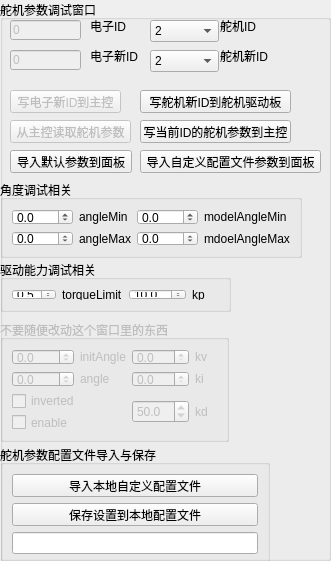
   <widget class="QGroupBox" name="groupBox_5">
    <property name="geometry">
     <rect>
      <x>490</x>
      <y>130</y>
      <width>331</width>
      <height>561</height>
     </rect>
    </property>
    <property name="title">
     <string>舵机参数调试窗口</string>
    </property>
    <widget class="QLabel" name="label_14">
     <property name="geometry">
      <rect>
       <x>90</x>
       <y>20</y>
       <width>54</width>
       <height>12</height>
      </rect>
     </property>
     <property name="text">
      <string>电子ID</string>
     </property>
    </widget>
    <widget class="QComboBox" name="jointIdCb">
     <property name="geometry">
      <rect>
       <x>150</x>
       <y>20</y>
       <width>69</width>
       <height>22</height>
      </rect>
     </property>
     <property name="currentText">
      <string>2</string>
     </property>
     <property name="currentIndex">
      <number>1</number>
     </property>
     <property name="modelColumn">
      <number>0</number>
     </property>
     <item>
      <property name="text">
       <string>0</string>
      </property>
     </item>
     <item>
      <property name="text">
       <string>2</string>
      </property>
     </item>
     <item>
      <property name="text">
       <string>4</string>
      </property>
     </item>
     <item>
      <property name="text">
       <string>6</string>
      </property>
     </item>
     <item>
      <property name="text">
       <string>8</string>
      </property>
     </item>
     <item>
      <property name="text">
       <string>10</string>
      </property>
     </item>
     <item>
      <property name="text">
       <string>12</string>
      </property>
     </item>
    </widget>
    <widget class="QLineEdit" name="writeElectronBotIdEdit">
     <property name="enabled">
      <bool>false</bool>
     </property>
     <property name="geometry">
      <rect>
       <x>10</x>
       <y>50</y>
       <width>71</width>
       <height>20</height>
      </rect>
     </property>
     <property name="text">
      <string>0</string>
     </property>
    </widget>
    <widget class="QPushButton" name="writeJointStatus">
     <property name="geometry">
      <rect>
       <x>140</x>
       <y>120</y>
       <width>151</width>
       <height>23</height>
      </rect>
     </property>
     <property name="text">
      <string>写当前ID的舵机参数到主控</string>
     </property>
    </widget>
    <widget class="QPushButton" name="writeJointIdBt">
     <property name="geometry">
      <rect>
       <x>140</x>
       <y>90</y>
       <width>151</width>
       <height>23</height>
      </rect>
     </property>
     <property name="text">
      <string>写舵机新ID到舵机驱动板</string>
     </property>
    </widget>
    <widget class="QLineEdit" name="ElectronBotIdEdit">
     <property name="enabled">
      <bool>false</bool>
     </property>
     <property name="geometry">
      <rect>
       <x>10</x>
       <y>20</y>
       <width>71</width>
       <height>20</height>
      </rect>
     </property>
     <property name="inputMask">
      <string/>
     </property>
     <property name="text">
      <string>0</string>
     </property>
    </widget>
    <widget class="QPushButton" name="writeElectronBotIdBt">
     <property name="enabled">
      <bool>false</bool>
     </property>
     <property name="geometry">
      <rect>
       <x>10</x>
       <y>90</y>
       <width>111</width>
       <height>23</height>
      </rect>
     </property>
     <property name="text">
      <string>写电子新ID到主控</string>
     </property>
    </widget>
    <widget class="QLabel" name="label">
     <property name="geometry">
      <rect>
       <x>220</x>
       <y>20</y>
       <width>54</width>
       <height>12</height>
      </rect>
     </property>
     <property name="text">
      <string>舵机ID</string>
     </property>
    </widget>
    <widget class="QComboBox" name="writeJointIdCb">
     <property name="geometry">
      <rect>
       <x>150</x>
       <y>50</y>
       <width>69</width>
       <height>22</height>
      </rect>
     </property>
     <item>
      <property name="text">
       <string>2</string>
      </property>
     </item>
     <item>
      <property name="text">
       <string>4</string>
      </property>
     </item>
     <item>
      <property name="text">
       <string>6</string>
      </property>
     </item>
     <item>
      <property name="text">
       <string>8</string>
      </property>
     </item>
     <item>
      <property name="text">
       <string>10</string>
      </property>
     </item>
     <item>
      <property name="text">
       <string>12</string>
      </property>
     </item>
    </widget>
    <widget class="QGroupBox" name="groupBox_9">
     <property name="enabled">
      <bool>false</bool>
     </property>
     <property name="geometry">
      <rect>
       <x>0</x>
       <y>320</y>
       <width>229</width>
       <height>122</height>
      </rect>
     </property>
     <property name="title">
      <string>不要随便改动这个窗口里的东西</string>
     </property>
     <layout class="QGridLayout" name="gridLayout_4">
      <item row="0" column="0">
       <widget class="QDoubleSpinBox" name="initAngleDsb">
        <property name="decimals">
         <number>1</number>
        </property>
        <property name="minimum">
         <double>-180.000000000000000</double>
        </property>
        <property name="maximum">
         <double>180.000000000000000</double>
        </property>
        <property name="singleStep">
         <double>1.000000000000000</double>
        </property>
        <property name="value">
         <double>0.000000000000000</double>
        </property>
       </widget>
      </item>
      <item row="0" column="1">
       <widget class="QLabel" name="label_8">
        <property name="text">
         <string>initAngle</string>
        </property>
       </widget>
      </item>
      <item row="0" column="2">
       <widget class="QDoubleSpinBox" name="kvDsb">
        <property name="decimals">
         <number>1</number>
        </property>
        <property name="maximum">
         <double>100.000000000000000</double>
        </property>
        <property name="singleStep">
         <double>1.000000000000000</double>
        </property>
        <property name="value">
         <double>0.000000000000000</double>
        </property>
       </widget>
      </item>
      <item row="0" column="3">
       <widget class="QLabel" name="label_12">
        <property name="text">
         <string>kv</string>
        </property>
       </widget>
      </item>
      <item row="1" column="0">
       <widget class="QDoubleSpinBox" name="angleDsb">
        <property name="decimals">
         <number>1</number>
        </property>
        <property name="minimum">
         <double>-180.000000000000000</double>
        </property>
        <property name="maximum">
         <double>180.000000000000000</double>
        </property>
        <property name="singleStep">
         <double>1.000000000000000</double>
        </property>
        <property name="value">
         <double>0.000000000000000</double>
        </property>
       </widget>
      </item>
      <item row="1" column="1">
       <widget class="QLabel" name="label_9">
        <property name="text">
         <string>angle</string>
        </property>
       </widget>
      </item>
      <item row="1" column="2">
       <widget class="QDoubleSpinBox" name="kiDsb">
        <property name="decimals">
         <number>1</number>
        </property>
        <property name="maximum">
         <double>100.000000000000000</double>
        </property>
        <property name="singleStep">
         <double>1.000000000000000</double>
        </property>
        <property name="value">
         <double>0.000000000000000</double>
        </property>
       </widget>
      </item>
      <item row="1" column="3">
       <widget class="QLabel" name="label_11">
        <property name="text">
         <string>ki</string>
        </property>
       </widget>
      </item>
      <item row="2" column="2" rowspan="2">
       <widget class="QDoubleSpinBox" name="kdDsb">
        <property name="decimals">
         <number>1</number>
        </property>
        <property name="maximum">
         <double>100.000000000000000</double>
        </property>
        <property name="singleStep">
         <double>1.000000000000000</double>
        </property>
        <property name="value">
         <double>50.000000000000000</double>
        </property>
       </widget>
      </item>
      <item row="2" column="3" rowspan="2">
       <widget class="QLabel" name="label_13">
        <property name="text">
         <string>kd</string>
        </property>
       </widget>
      </item>
      <item row="3" column="0">
       <widget class="QCheckBox" name="enableCb">
        <property name="text">
         <string>enable</string>
        </property>
       </widget>
      </item>
      <item row="2" column="0" colspan="2">
       <widget class="QCheckBox" name="invertedCb">
        <property name="text">
         <string>inverted</string>
        </property>
        <property name="checkable">
         <bool>true</bool>
        </property>
        <property name="checked">
         <bool>false</bool>
        </property>
        <property name="tristate">
         <bool>false</bool>
        </property>
       </widget>
      </item>
     </layout>
    </widget>
    <widget class="QGroupBox" name="groupBox_12">
     <property name="geometry">
      <rect>
       <x>0</x>
       <y>180</y>
       <width>302</width>
       <height>78</height>
      </rect>
     </property>
     <property name="title">
      <string>角度调试相关</string>
     </property>
     <layout class="QGridLayout" name="gridLayout">
      <item row="0" column="0">
       <widget class="QDoubleSpinBox" name="angleMinDsb">
        <property name="decimals">
         <number>1</number>
        </property>
        <property name="minimum">
         <double>-180.000000000000000</double>
        </property>
        <property name="maximum">
         <double>180.000000000000000</double>
        </property>
        <property name="singleStep">
         <double>1.000000000000000</double>
        </property>
        <property name="value">
         <double>0.000000000000000</double>
        </property>
       </widget>
      </item>
      <item row="0" column="1">
       <widget class="QLabel" name="label_3">
        <property name="text">
         <string>angleMin</string>
        </property>
       </widget>
      </item>
      <item row="0" column="2">
       <widget class="QDoubleSpinBox" name="modelAngleMinDsb">
        <property name="decimals">
         <number>1</number>
        </property>
        <property name="minimum">
         <double>-180.000000000000000</double>
        </property>
        <property name="maximum">
         <double>180.000000000000000</double>
        </property>
        <property name="singleStep">
         <double>1.000000000000000</double>
        </property>
        <property name="value">
         <double>0.000000000000000</double>
        </property>
       </widget>
      </item>
      <item row="0" column="3">
       <widget class="QLabel" name="label_5">
        <property name="text">
         <string>modelAngleMin</string>
        </property>
       </widget>
      </item>
      <item row="1" column="0">
       <widget class="QDoubleSpinBox" name="angleMaxDsb">
        <property name="decimals">
         <number>1</number>
        </property>
        <property name="minimum">
         <double>-180.000000000000000</double>
        </property>
        <property name="maximum">
         <double>180.000000000000000</double>
        </property>
        <property name="singleStep">
         <double>1.000000000000000</double>
        </property>
        <property name="value">
         <double>0.000000000000000</double>
        </property>
       </widget>
      </item>
      <item row="1" column="1">
       <widget class="QLabel" name="label_4">
        <property name="text">
         <string>angleMax</string>
        </property>
       </widget>
      </item>
      <item row="1" column="2">
       <widget class="QDoubleSpinBox" name="modelAngleMaxDsb">
        <property name="decimals">
         <number>1</number>
        </property>
        <property name="minimum">
         <double>-180.000000000000000</double>
        </property>
        <property name="maximum">
         <double>180.000000000000000</double>
        </property>
        <property name="singleStep">
         <double>1.000000000000000</double>
        </property>
        <property name="value">
         <double>0.000000000000000</double>
        </property>
       </widget>
      </item>
      <item row="1" column="3">
       <widget class="QLabel" name="label_6">
        <property name="text">
         <string>mdoelAngleMax</string>
        </property>
       </widget>
      </item>
     </layout>
    </widget>
    <widget class="QGroupBox" name="groupBox_13">
     <property name="geometry">
      <rect>
       <x>0</x>
       <y>260</y>
       <width>231</width>
       <height>52</height>
      </rect>
     </property>
     <property name="title">
      <string>驱动能力调试相关</string>
     </property>
     <layout class="QGridLayout" name="gridLayout_3">
      <item row="0" column="0">
       <widget class="QDoubleSpinBox" name="torqueLimitDsb">
        <property name="decimals">
         <number>1</number>
        </property>
        <property name="maximum">
         <double>1.000000000000000</double>
        </property>
        <property name="singleStep">
         <double>0.100000000000000</double>
        </property>
        <property name="value">
         <double>0.500000000000000</double>
        </property>
       </widget>
      </item>
      <item row="0" column="1">
       <widget class="QLabel" name="label_2">
        <property name="text">
         <string>torqueLimit</string>
        </property>
       </widget>
      </item>
      <item row="0" column="2">
       <widget class="QDoubleSpinBox" name="kpDsb">
        <property name="decimals">
         <number>1</number>
        </property>
        <property name="maximum">
         <double>100.000000000000000</double>
        </property>
        <property name="singleStep">
         <double>1.000000000000000</double>
        </property>
        <property name="value">
         <double>10.000000000000000</double>
        </property>
       </widget>
      </item>
      <item row="0" column="3">
       <widget class="QLabel" name="label_10">
        <property name="text">
         <string>kp</string>
        </property>
       </widget>
      </item>
     </layout>
    </widget>
    <widget class="QGroupBox" name="groupBox_14">
     <property name="geometry">
      <rect>
       <x>0</x>
       <y>445</y>
       <width>270</width>
       <height>121</height>
      </rect>
     </property>
     <property name="title">
      <string>舵机参数配置文件导入与保存</string>
     </property>
     <layout class="QGridLayout" name="gridLayout_5">
      <item row="2" column="0" colspan="2">
       <widget class="QLineEdit" name="inipathEdit">
        <property name="minimumSize">
         <size>
          <width>200</width>
          <height>0</height>
         </size>
        </property>
        <property name="font">
         <font>
          <pointsize>15</pointsize>
         </font>
        </property>
        <property name="frame">
         <bool>true</bool>
        </property>
        <property name="readOnly">
         <bool>true</bool>
        </property>
       </widget>
      </item>
      <item row="0" column="0" colspan="2">
       <widget class="QPushButton" name="iniBt">
        <property name="minimumSize">
         <size>
          <width>100</width>
          <height>0</height>
         </size>
        </property>
        <property name="font">
         <font>
          <pointsize>9</pointsize>
         </font>
        </property>
        <property name="text">
         <string>导入本地自定义配置文件</string>
        </property>
       </widget>
      </item>
      <item row="1" column="0" colspan="2">
       <widget class="QPushButton" name="iniSaveBt">
        <property name="minimumSize">
         <size>
          <width>100</width>
          <height>0</height>
         </size>
        </property>
        <property name="font">
         <font>
          <pointsize>9</pointsize>
         </font>
        </property>
        <property name="text">
         <string>保存设置到本地配置文件</string>
        </property>
       </widget>
      </item>
     </layout>
    </widget>
    <widget class="QPushButton" name="readJointStatusBt">
     <property name="enabled">
      <bool>false</bool>
     </property>
     <property name="geometry">
      <rect>
       <x>10</x>
       <y>120</y>
       <width>121</width>
       <height>23</height>
      </rect>
     </property>
     <property name="text">
      <string>从主控读取舵机参数</string>
     </property>
    </widget>
    <widget class="QLabel" name="label_39">
     <property name="geometry">
      <rect>
       <x>90</x>
       <y>50</y>
       <width>54</width>
       <height>12</height>
      </rect>
     </property>
     <property name="text">
      <string>电子新ID</string>
     </property>
    </widget>
    <widget class="QLabel" name="label_40">
     <property name="geometry">
      <rect>
       <x>220</x>
       <y>50</y>
       <width>54</width>
       <height>12</height>
      </rect>
     </property>
     <property name="text">
      <string>舵机新ID</string>
     </property>
    </widget>
    <widget class="QPushButton" name="writeJointStatus_2">
     <property name="geometry">
      <rect>
       <x>10</x>
       <y>150</y>
       <width>122</width>
       <height>23</height>
      </rect>
     </property>
     <property name="text">
      <string>导入默认参数到面板</string>
     </property>
    </widget>
    <widget class="QPushButton" name="importIniStatusBt">
     <property name="geometry">
      <rect>
       <x>140</x>
       <y>150</y>
       <width>181</width>
       <height>23</height>
      </rect>
     </property>
     <property name="text">
      <string>导入自定义配置文件参数到面板</string>
     </property>
    </widget>
   </widget>
